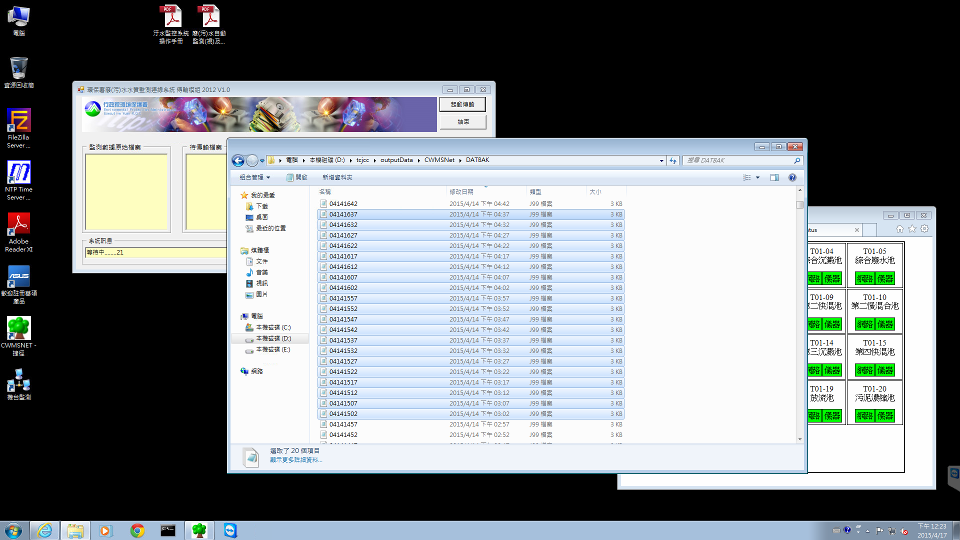
//> input picture screenshot.png, 960 x 540 px
$ ./filter2D   (built with g++ and OpenCV 4)
//> lines starting //> are read from the running program, lines starting //| are printed output that depends on the picture
#include <opencv2/opencv.hpp>
#include <opencv2/highgui/highgui.hpp>

using namespace std;
using namespace cv;

int main()
{
  Mat img = imread("screenshot.png", CV_LOAD_IMAGE_GRAYSCALE), img_filtered;
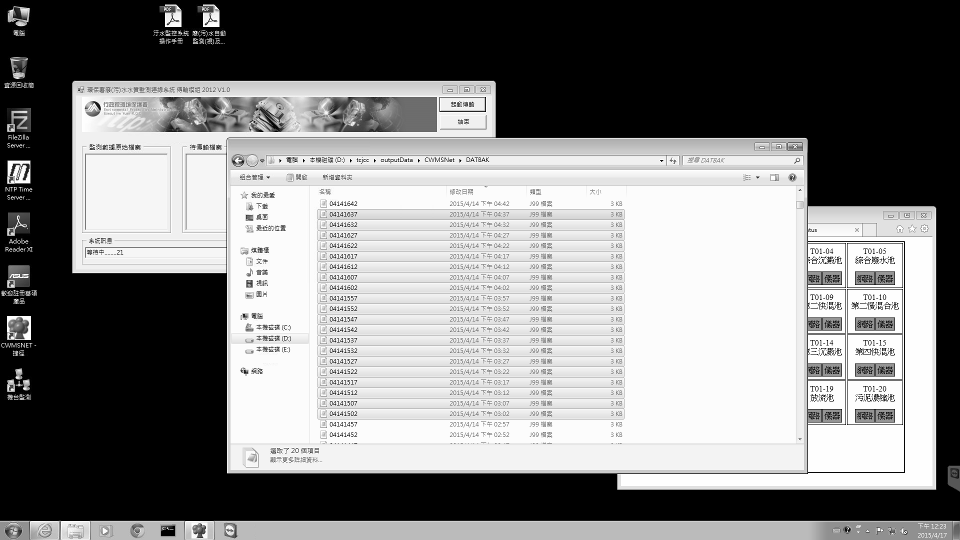
//> img: 540 rows x 960 cols, CV_8UC1; min 0, max 255, mean 129.7

  // Filter kernel for detecting vertical edges
  float vertical_fk[5][5] =
  {
    { 0, 0, 0, 0, 0},
    { 0, 0, 0, 0, 0},
    {-1,-2, 6,-2,-1},
    { 0, 0, 0, 0, 0},
    { 0, 0, 0, 0, 0}
  };

  // Filter kernel for detecting horizontal edges
  float horizontal_fk[5][5] =
  {
    {0, 0, -1, 0, 0},
    {0, 0, -2, 0, 0},
    {0, 0,  6, 0, 0},
    {0, 0, -2, 0, 0},
    {0, 0, -1, 0, 0}
  };

  Mat filter_kernel = Mat(5, 5, CV_32FC1, vertical_fk);
  //Mat filter_kernel = Mat(5, 5, CV_32FC1, horizontal_fk);

  filter2D(img, img_filtered, -1, filter_kernel);
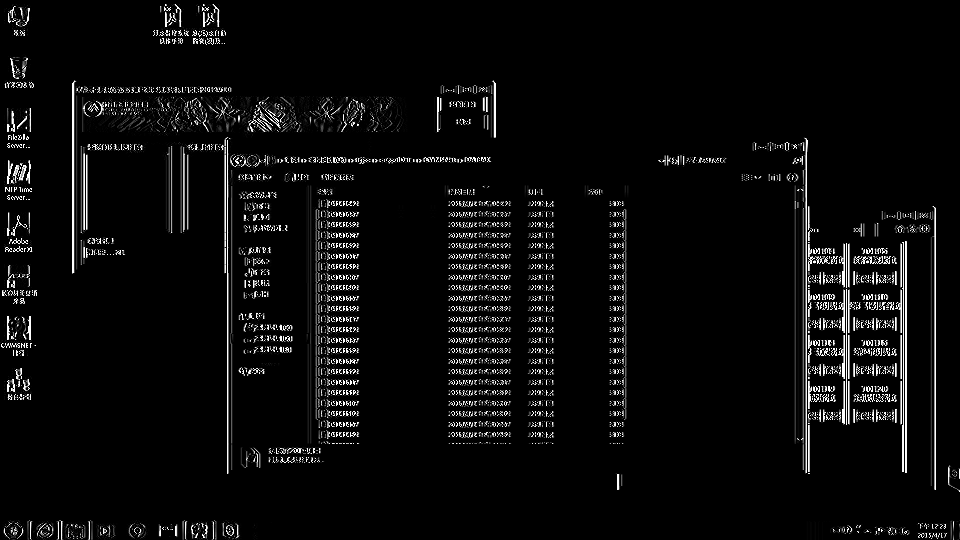
//> img_filtered: 540 rows x 960 cols, CV_8UC1; min 0, max 255, mean 11.3

  namedWindow("Image");
  namedWindow("Filtered image");
  imshow("Image", img);
  imshow("Filtered image", img_filtered);

  while(char(waitKey(1)) != 'q') {}
//> the 'q' key is pressed

  return 0;
}
